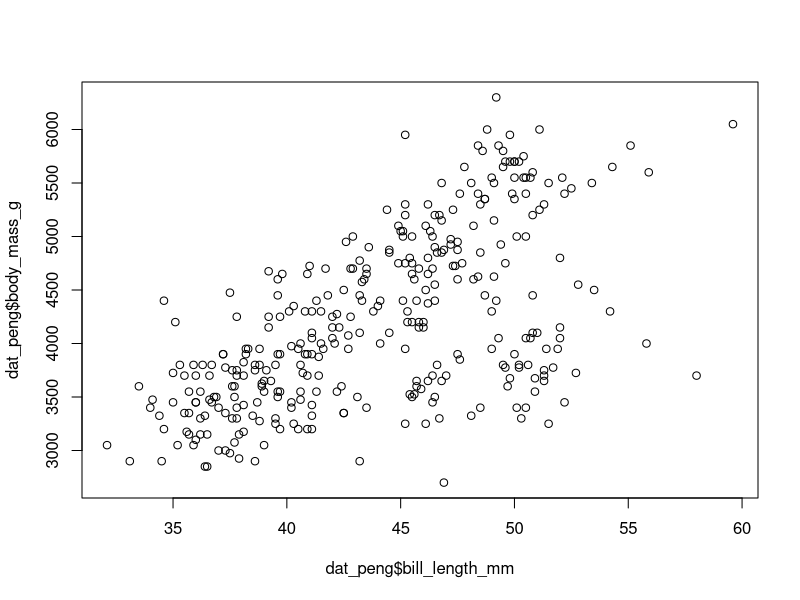
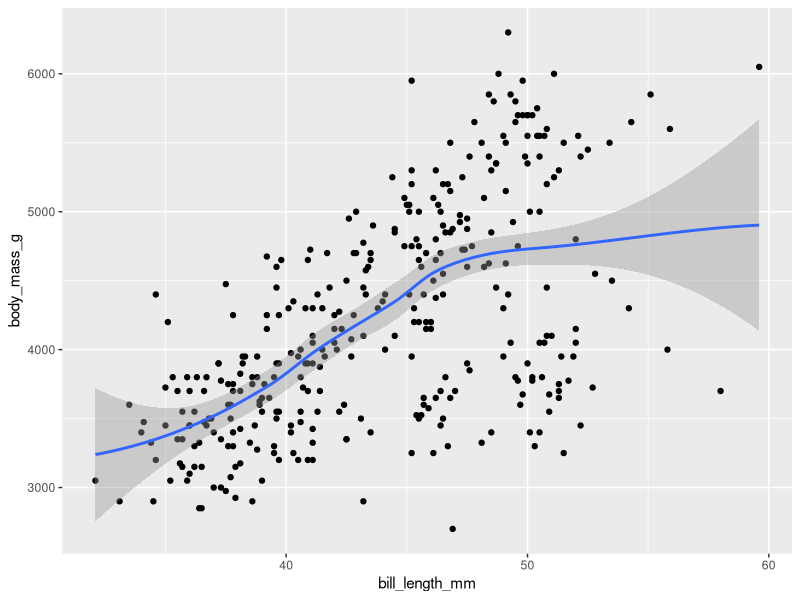
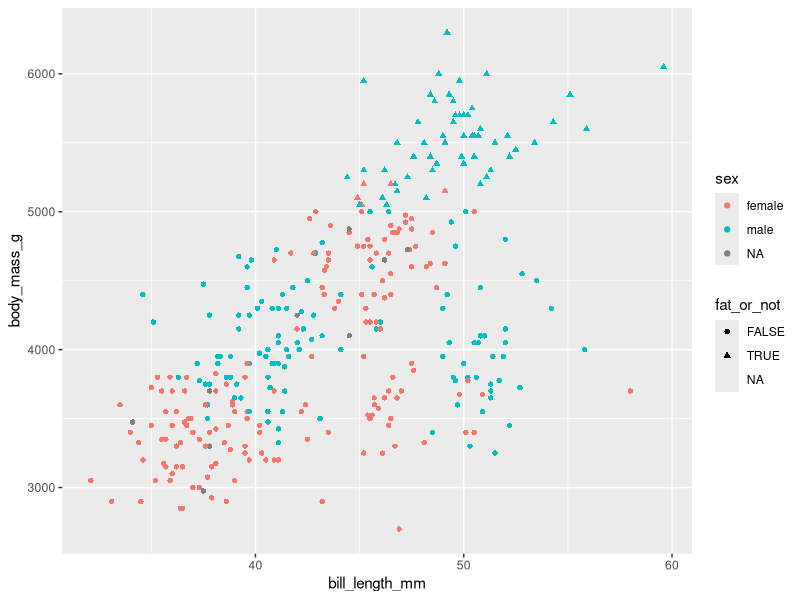

Here is the R script that generated these plots, in order:
#### Feb 4 ####

# install package and view data
install.packages("palmerpenguins")
library(palmerpenguins)
View(penguins)
?penguins

# load in tidyverse
library(tidyverse)
# pipe: %>% : shift + command + M

# 1.1. find the fat penguins (body_mass > 5000)
fat_penguins <- penguins %>% 
  filter(body_mass_g > 5000)

View(fat_penguins)
  
# 1.2. count how many are male and how many are female
# option 1:
fat_male <- fat_penguins %>% 
  filter(sex == "male")
View(fat_male)

fat_female <- fat_penguins %>% 
  filter(sex == "female")
View(fat_female)
# option 2:
penguins %>% 
  filter(body_mass_g > 5000) %>% 
  group_by(sex) %>% 
  summarise(count = n())

# 1.3. return the max body mass for male and female
penguins %>% 
  filter(body_mass_g > 5000) %>% 
  group_by(sex) %>% 
  summarise(count = n(),
            fattest = max(body_mass_g),
            skinny_among_fatties = min(body_mass_g))

# max body mass full
max(penguins$body_mass_g, na.rm = T)

# 2.1. add new column to penguins to dataset that says whether they're fat
# option 1:
dat_peng <- penguins # don't want to mess up original data
dat_peng$fat_or_not <- dat_peng$body_mass_g > 5000
View(dat_peng)

# option 2:
penguins %>% 
  filter(body_mass_g > 5000) %>% 
  mutate(fat_or_not = body_mass_g ) %>% 
  View()

# option 3:
penguins %>% 
  mutate(fat_or_not = case_when(body_mass_g > 5000 ~ 'fat',
                                body_mass_g <= 5000 & body_mass_g > 3000 ~ 'medium',
                                body_mass_g <= 3000 ~ 'skinny',
                                TRUE ~ 'NA')) %>% 
  View()

##if condition is TRUE ~ do this
# mutate means to add a column




# make a graph of the data
dat <- penguins %>% 
  mutate(fat_or_not = case_when(body_mass_g > 5000 ~ 'fat',
                                body_mass_g <= 5000 & body_mass_g > 3000 ~ 'medium',
                                body_mass_g <= 3000 ~ 'skinny'))
# basic and simple plot
plot(dat_peng$bill_length_mm, dat_peng$body_mass_g)                                

# install ggplot2 (makes pretty graphs)
library(ggplot2)
?ggplot2

# without using tidyverse:ggplot(data = dat_peng)

dat_peng %>% 
  ggplot(aes(x = bill_length_mm,
             y = body_mass_g)) +
  geom_point() +
  geom_smooth() 
                                
# aes = aesthetic
# + means to add another layer
# geom_ how do I want to present the data? geom_point is scatter plot

dat_peng %>% 
  ggplot(aes(x = bill_length_mm,
             y = body_mass_g,
             color = sex,
             shape = fat_or_not)) +
  geom_point() 

  